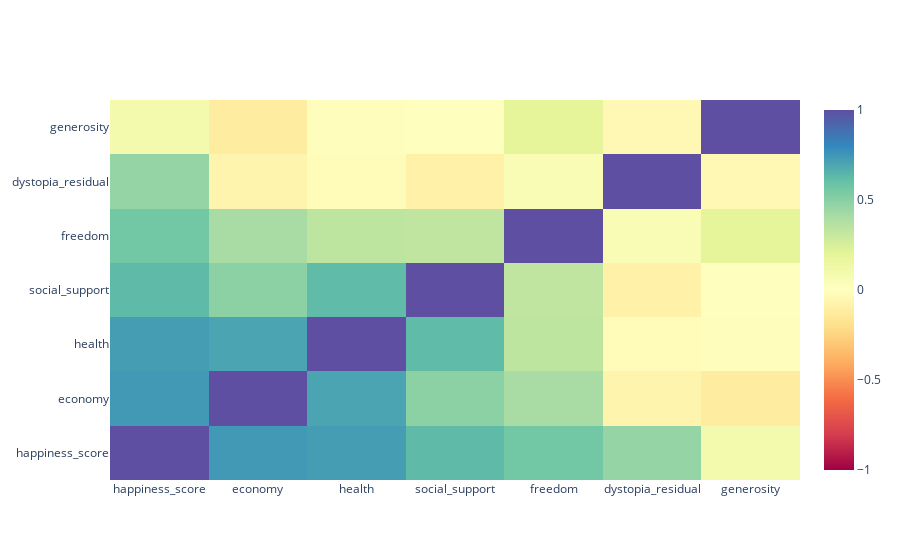

Notebook code cell kept with this figure:
### Code cell
def plot_heat_corr(corr):
fig = go.Figure(data=go.Heatmap(
    x=corr.columns,
    y=corr.columns,
    z=corr,
    colorscale=px.colors.diverging.Spectral,
    zmin=-1,
    zmax=1
))
fig.show()

### Figure 1 — Plotly figure (JSON) as saved in the notebook; plotly's stock layout.template omitted (floating-point values rounded to 4 significant figures)
{"data": [{"colorscale": [[0, "rgb(158,1,66)"], [0.1, "rgb(213,62,79)"], [0.2, "rgb(244,109,67)"], [0.3, "rgb(253,174,97)"], [0.4, "rgb(254,224,139)"], [0.5, "rgb(255,255,191)"], [0.6, "rgb(230,245,152)"], [0.7, "rgb(171,221,164)"], [0.8, "rgb(102,194,165)"], [0.9, "rgb(50,136,189)"], [1, "rgb(94,79,162)"]], "type": "heatmap", "x": ["happiness_score", "economy", "health", "social_support", "freedom", "dystopia_residual", "generosity"], "y": ["happiness_score", "economy", "health", "social_support", "freedom", "dystopia_residual", "generosity"], "z": [[1, 0.7425, 0.7277, 0.6285, 0.565, 0.4649, 0.09125], [0.7425, 1, 0.7046, 0.4903, 0.4049, -0.07029, -0.1179], [0.7277, 0.7046, 1, 0.6222, 0.3356, -0.02348, -0.01035], [0.6285, 0.4903, 0.6222, 1, 0.3322, -0.08766, 0.00767], [0.565, 0.4049, 0.3356, 0.3322, 1, 0.0529, 0.1914], [0.4649, -0.07029, -0.02348, -0.08766, 0.0529, 1, -0.04368], [0.09125, -0.1179, -0.01035, 0.00767, 0.1914, -0.04368, 1]], "zmax": 1, "zmin": -1}], "layout": {}}
